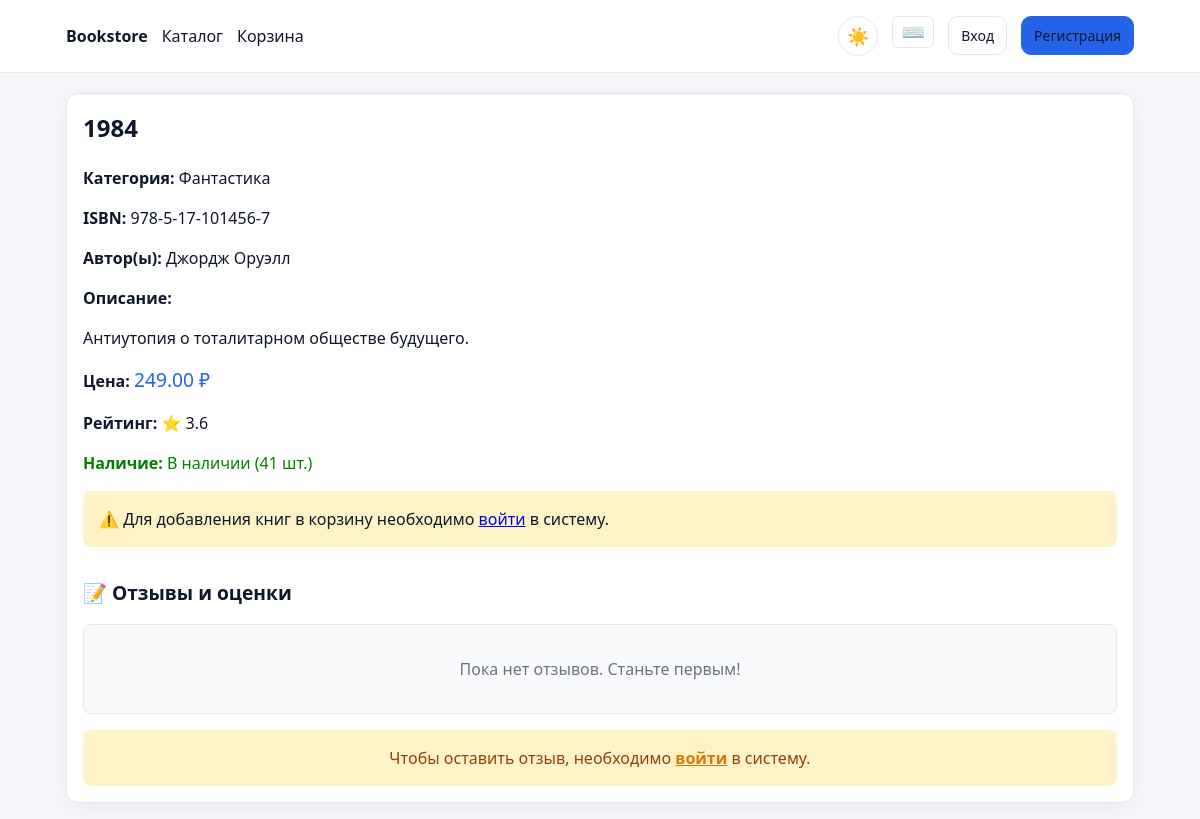
Page /books/5/ on the earlier database version.
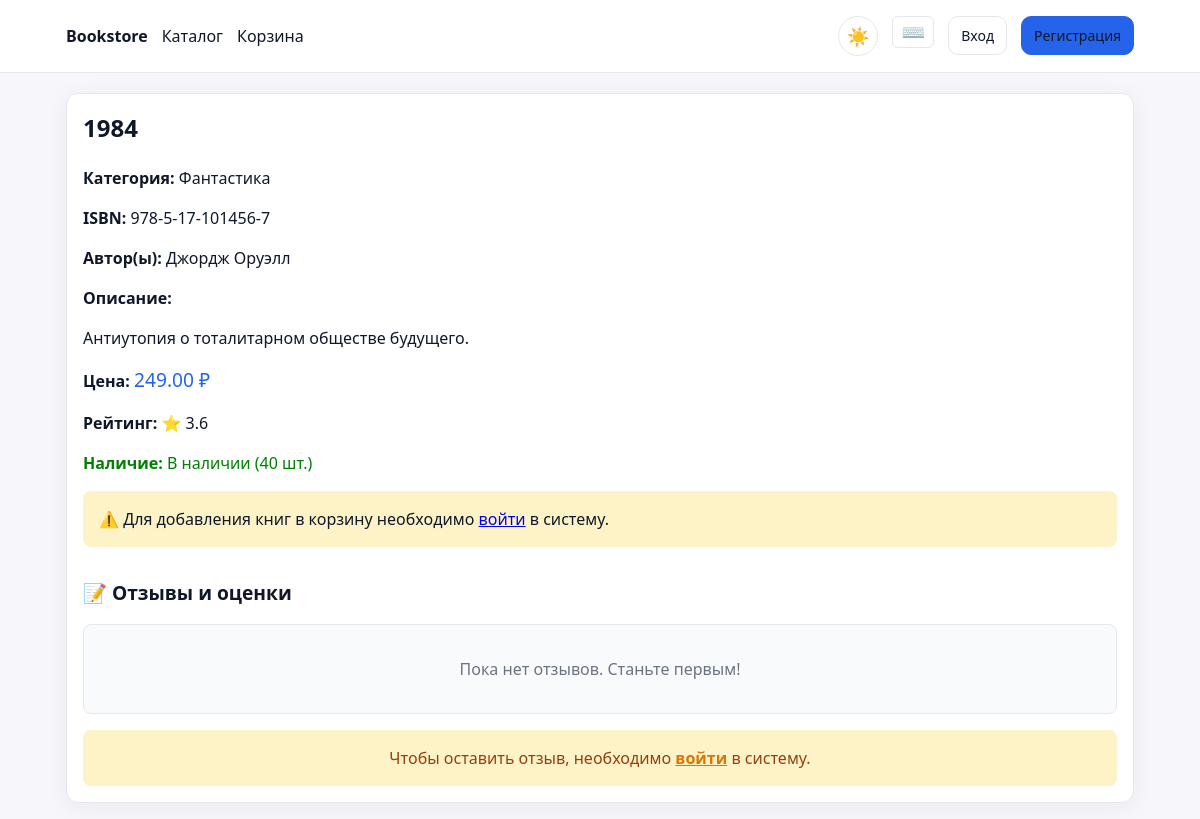
Same page on the later database version.
### backend/apps/catalog/models.py (models this page shows)
class Inventory(models.Model):
    book = models.OneToOneField(Book, on_delete=models.CASCADE, related_name="inventory")
    stock = models.PositiveIntegerField(default=0)
    reserved = models.PositiveIntegerField(default=0)
    @property
    def available(self) -> int:
        return max(0, self.stock - self.reserved)

### backend/apps/web/views.py (the view)
# urls.py: path('books/<int:pk>/', views.book_detail, name='book-detail'),
def book_detail(request, pk: int):
    book = get_object_or_404(Book, pk=pk)
    authors = book.book_authors.select_related('author').all()
    try:
        inventory = book.inventory
    except Inventory.DoesNotExist:
        inventory = None
    reviews = book.reviews.select_related('user').all()[:10]  # Последние 10 отзывов
    return render(request, 'web/book_detail.html', {
        "book": book,
        "authors": [a.author for a in authors],
        "inventory": inventory,
        "reviews": reviews
    })

### templates/web/book_detail.html (shortened to what the changed rows need)
{% extends 'web/base.html' %}
{% block content %}
<article class="card">
	<h1 style="margin-top:0">{{ book.title }}</h1>
	<div style="margin-bottom: 1rem;">
		<p><strong>Цена:</strong> <span style="font-size: 1.2em; color: #2563eb;">{{ book.price }} ₽</span></p>
		<p><strong>Рейтинг:</strong> ⭐ {{ book.rating|floatformat:1 }}</p>
		{% if inventory %}
			{% if inventory.available > 0 %}
				<p style="color: green;"><strong>Наличие:</strong> В наличии ({{ inventory.available }} шт.)</p>
			{% else %}
				<p style="color: red;"><strong>Наличие:</strong> Нет в наличии</p>
			{% endif %}
		{% endif %}
	</div>
	<div style="margin-top: 2rem;">
		<h2 style="font-size: 1.2em; margin-bottom: 1rem;">📝 Отзывы и оценки</h2>
	</div>
</article>
{% endblock %}

Differences in the rows shown:
changed Inventory: available "41" → "40"
